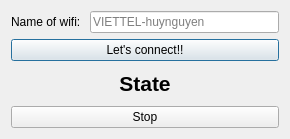
<?xml version="1.0" encoding="UTF-8"?>
<ui version="4.0">
 <class>Dialog</class>
 <widget class="QDialog" name="Dialog">
  <property name="geometry">
   <rect>
    <x>0</x>
    <y>0</y>
    <width>290</width>
    <height>139</height>
   </rect>
  </property>
  <property name="windowTitle">
   <string>Dialog</string>
  </property>
  <layout class="QVBoxLayout" name="verticalLayout">
   <item>
    <layout class="QHBoxLayout" name="horizontalLayout">
     <item>
      <widget class="QLabel" name="label">
       <property name="text">
        <string>Name of wifi: </string>
       </property>
      </widget>
     </item>
     <item>
      <widget class="QLineEdit" name="lineEdit">
       <property name="placeholderText">
        <string>VIETTEL-huynguyen</string>
       </property>
      </widget>
     </item>
    </layout>
   </item>
   <item>
    <widget class="QPushButton" name="pushButton">
     <property name="text">
      <string>Let's connect!!</string>
     </property>
    </widget>
   </item>
   <item>
    <widget class="QLabel" name="label_4">
     <property name="sizePolicy">
      <sizepolicy hsizetype="Preferred" vsizetype="Ignored">
       <horstretch>0</horstretch>
       <verstretch>0</verstretch>
      </sizepolicy>
     </property>
     <property name="text">
      <string>&lt;html&gt;&lt;head/&gt;&lt;body&gt;&lt;p align=&quot;center&quot;&gt;&lt;span style=&quot; font-size:16pt; font-weight:600;&quot;&gt;State&lt;/span&gt;&lt;/p&gt;&lt;/body&gt;&lt;/html&gt;</string>
     </property>
     <property name="alignment">
      <set>Qt::AlignCenter</set>
     </property>
    </widget>
   </item>
   <item>
    <widget class="QPushButton" name="pushButton_2">
     <property name="text">
      <string>Stop</string>
     </property>
    </widget>
   </item>
  </layout>
 </widget>
 <resources/>
 <connections/>
</ui>
